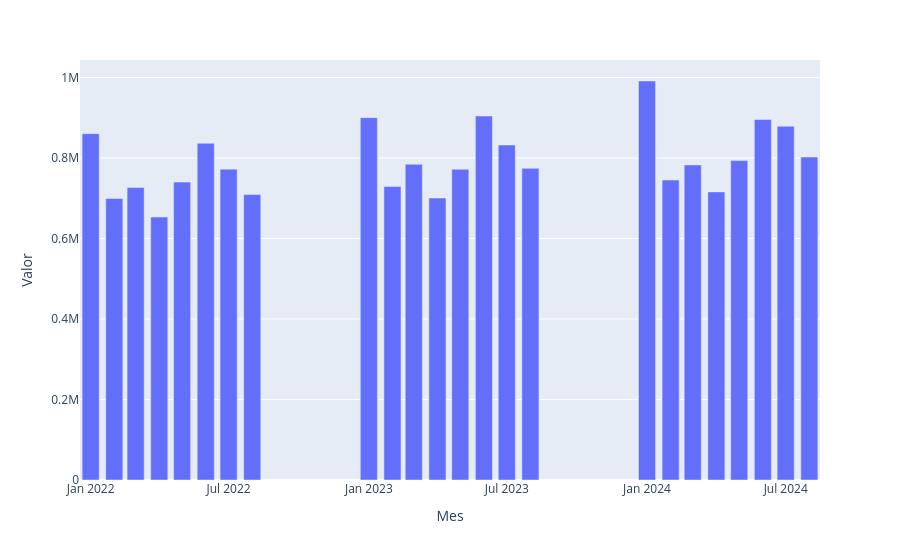

The notebook cell this image was saved under:
### Markdown cell above
Análise de crescimento de vendas

### Code cell
#análise temporal(dias/mes/ano)
import plotly.express as px

vendas_mes = df_analise_tratada[["Mes", "Valor"]]
vendas_mes = vendas_mes.groupby(by="Mes", as_index = False).sum()
display(vendas_mes)

grafico = px.bar(vendas_mes, x= vendas_mes["Mes"].astype(str), y ="Valor")
grafico.show()

### Figure 1 — Plotly figure (JSON) as saved in the notebook; plotly's stock layout.template omitted (floating-point values rounded to 4 significant figures)
{"data": [{"hovertemplate": "Mes=%{x}<br>Valor=%{y}<extra></extra>", "legendgroup": "", "marker": {"color": "#636efa", "pattern": {"shape": ""}}, "name": "", "orientation": "v", "showlegend": false, "textposition": "auto", "type": "bar", "x": ["2022-01", "2022-02", "2022-03", "2022-04", "2022-05", "2022-06", "2022-07", "2022-08", "2023-01", "2023-02", "2023-03", "2023-04", "2023-05", "2023-06", "2023-07", "2023-08", "2024-01", "2024-02", "2024-03", "2024-04", "2024-05", "2024-06", "2024-07", "2024-08"], "xaxis": "x", "y": [860400.0, 699400.0, 726400.0, 653200.0, 740100.0, 836500.0, 772200.0, 709100.0, 900200.0, 729400.0, 784300.0, 700600.0, 771800.0, 904200.0, 832200.0, 774200.0, 991200.0, 745200.0, 782700.0, 715700.0, 793400.0, 895400.0, 878900.0, 802200.0], "yaxis": "y"}], "layout": {"barmode": "relative", "legend": {"tracegroupgap": 0}, "margin": {"t": 60}, "xaxis": {"anchor": "y", "domain": [0, 1], "title": {"text": "Mes"}}, "yaxis": {"anchor": "x", "domain": [0, 1], "title": {"text": "Valor"}}}}
